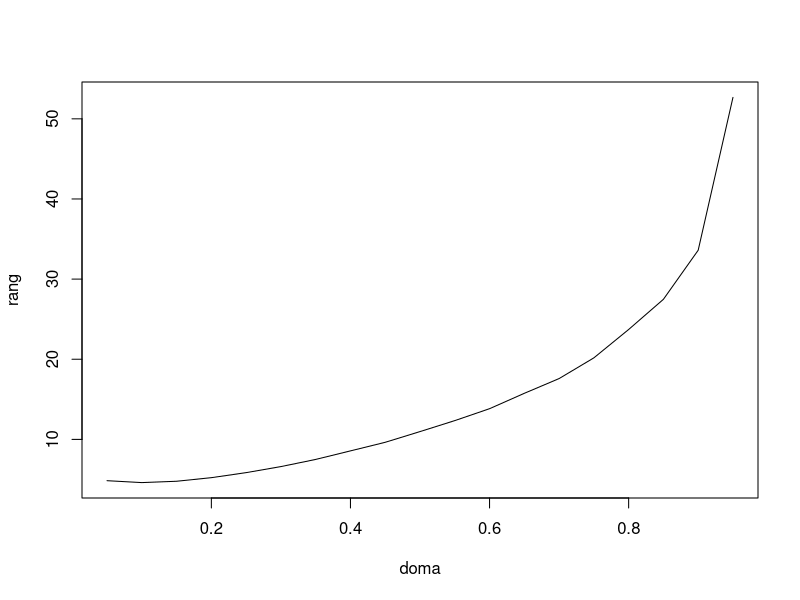

Here is the R script that generated this plot:
rang = c(4.845852656020377, 4.608328070993171, 4.7754773972093565, 5.223345207064845, 5.851536078650195, 6.6064274219051216, 7.500281294361829, 8.566026757454042, 9.638182018339743, 10.974026652259774, 12.343958503716964, 13.831669657666064, 15.750764660421954, 17.59026106579358, 20.17509669794707, 23.714196200438163, 27.480748158691362, 33.60494953990717, 52.67385929858325);
doma = c(0.05, 0.1, 0.15000000000000002, 0.2, 0.25, 0.30000000000000004, 0.35000000000000003, 0.4, 0.45, 0.5, 0.55, 0.6000000000000001, 0.65, 0.7000000000000001, 0.75, 0.8, 0.8500000000000001, 0.9, 0.9500000000000001)
plot(doma,rang,type = "l")
